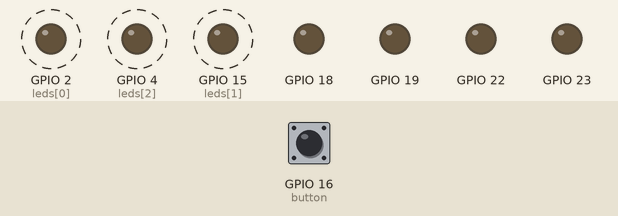
The program below on a simulated ESP32 board running MicroPython. Parts: output pins drawn as LEDs (lit = HIGH). Dashed ring = blinking. The test bench sets the inputs (shaded band); at power-on: GPIO 16 (button) HIGH.

Above: at 1.2 s.
1.3 s: GPIO 16 (button) pulled LOW for 0.15 s
At 1.75 s:
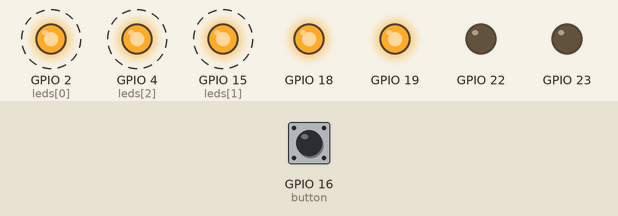
At 4.75 s:
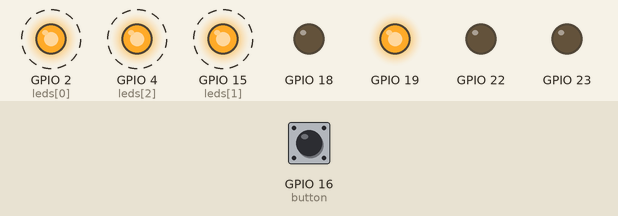
Timing chart, 0 to 16.3 s (numbered marks = the images above; inputs shaded):
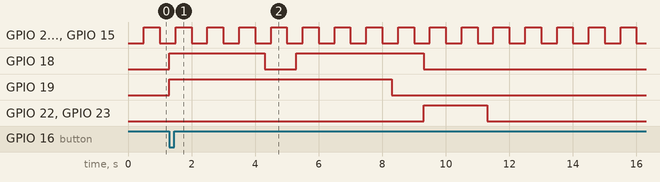

Measured:
- after the input at 1.3 s, GPIO 18: LOW → HIGH at once, → LOW 3.0 s later, → HIGH 1.0 s later, → LOW 4.0 s later; GPIO 19: LOW → HIGH at once, → LOW 7.0 s later; GPIO 22, GPIO 23: LOW → HIGH after 8.0 s, → LOW 2.0 s later
- by itself, GPIO 2 (leds[0]), GPIO 4 (leds[2]), GPIO 15 (leds[1]): alternates HIGH for 0.50 s and LOW for 0.50 s

The program:

10_bil_simpel.py
```python
from machine import Pin, Timer
import time

# --- LED Pins ---
# Initialiser tre LED'er som udgange: GPIO 2, 15 og 4
leds = [Pin(pin, Pin.OUT) for pin in [2, 15, 4]]

# --- Motorer og knap ---
# Motorstyring: hver motor har to retninger (frem og tilbage)
# Venstre motor: frem = GPIO 18, tilbage = GPIO 22
# Højre motor: frem = GPIO 19, tilbage = GPIO 23
# Knap på GPIO 16 bruges til at starte sekvensen. Pull-up gør at den er '1' når ikke trykket.
left_fwd, left_bwd = Pin(18, Pin.OUT), Pin(22, Pin.OUT)
right_fwd, right_bwd = Pin(19, Pin.OUT), Pin(23, Pin.OUT)
button = Pin(16, Pin.IN, Pin.PULL_UP)

# --- Blink LED'er ---
# Brug en hardware-timer til at blinke alle LED'er hver 500 ms
Timer(0).init(
    period=500,  # tid i millisekunder
    mode=Timer.PERIODIC,
    callback=lambda t: [led.value(not led.value()) for led in leds]  # inverter LED-status
)

# --- Motorfunktioner ---

# Kør begge motorer fremad i et antal sekunder
def drive_forward(seconds):
    left_fwd.on(); left_bwd.off()       # Venstre motor frem
    right_fwd.on(); right_bwd.off()     # Højre motor frem
    time.sleep(seconds)                 # Vent i x sekunder
    stop()

# Kør begge motorer baglæns i et antal sekunder
def drive_backward(seconds):
    left_fwd.off(); left_bwd.on()       # Venstre motor baglæns
    right_fwd.off(); right_bwd.on()     # Højre motor baglæns
    time.sleep(seconds)
    stop()

# Drej venstre: højre motor fremad, venstre motor slukket
def turn_left(seconds):
    left_fwd.off(); left_bwd.off()      # Venstre motor stoppes
    right_fwd.on(); right_bwd.off()     # Højre motor frem
    time.sleep(seconds)
    stop()

# Drej højre: venstre motor fremad, højre motor slukket
def turn_right(seconds):
    left_fwd.on(); left_bwd.off()       # Venstre motor frem
    right_fwd.off(); right_bwd.off()    # Højre motor stoppes
    time.sleep(seconds)
    stop()

# Stop begge motorer
def stop():
    left_fwd.off(); left_bwd.off()
    right_fwd.off(); right_bwd.off()

# --- Hovedloop ---
# Vent på at knappen bliver trykket, og udfør en fast bevægelsessekvens
while True:
    if not button.value():  # Knappen er trykket ned (aktiv lav)
        drive_forward(3)    # Kør frem i 3 sekunder
        turn_left(1)        # Drej til venstre i 1 sekund
        drive_forward(3)    # Kør frem i 3 sekunder
        turn_right(1)       # Drej til højre i 1 sekund
        drive_backward(2)   # Bak i 2 sekunder

        # Vent til knappen bliver sluppet, så den ikke starter igen med det samme
        while not button.value():
            time.sleep(0.05)
```
